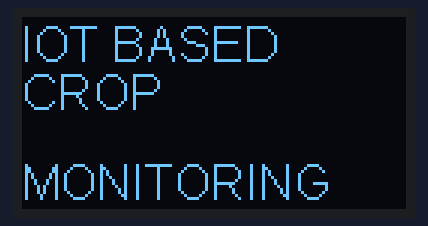
The sketch below on a simulated ESP32. On the bench: 128×64 one-colour display. WiFi joins after 1.5 s; servers stay silent unless stated; what the sketch prints to the serial monitor is not drawn.

Above: at 0.1 s.
At 6.6 s:
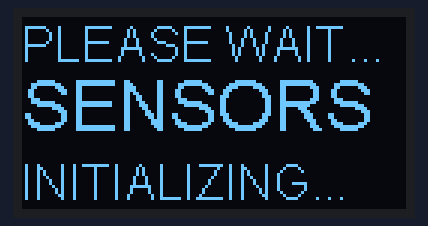
At 11.6 s:
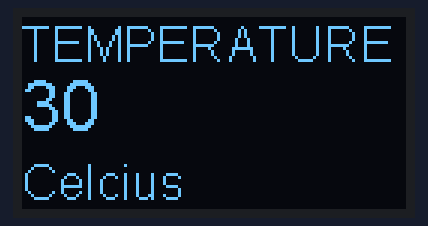
At 12.7 s:
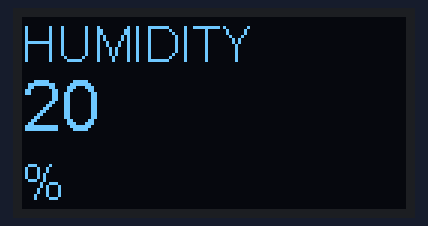
At 13.7 s:
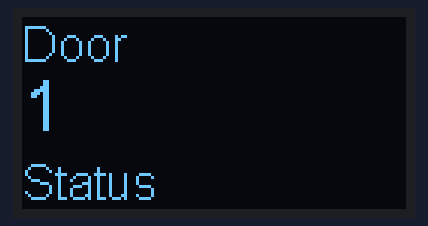

The sketch:

msg_on_oled.ino
```cpp
#include <WiFi.h>
#include <Wire.h>
#include "SSD1306Wire.h"        //Library for Oled Dispaly

//Wifi Connectivity code
#define WIFI_SSID "iot"
#define WIFI_PASSWORD "12345678"

SSD1306Wire  display(0x3c, 21, 22);      //(adderss , pinMode 1 , pinMode 2)
void setup() {
  Serial.begin(9600);
  display.init();
  display.flipScreenVertically();
  display.setFont(ArialMT_Plain_16);        //(font_style_fontsize)
  display.drawString(0, 0, "IOT BASED");    //(x-axis , y-axis , "Message")
  display.setFont(ArialMT_Plain_16);
  display.drawString(0, 16, "CROP");
  display.setFont(ArialMT_Plain_16);
  display.drawString(0, 46, "MONITORING");
  display.display();                          //only after this satement message will be displayed
  delay(5000);
  display.clear();                            //before new message you have clear the screen
  display.flipScreenVertically();
  display.setFont(ArialMT_Plain_16);
  display.drawString(0, 0, "Connecting");
  display.setFont(ArialMT_Plain_16);
  display.drawString(0, 16, "to ");
  display.setFont(ArialMT_Plain_16);
  display.drawString(0, 46, "Internet");
  display.display();
  WiFi.begin(WIFI_SSID, WIFI_PASSWORD);
  Serial.print("Connecting to Wi-Fi");
  while (WiFi.status() != WL_CONNECTED)
  {
    Serial.print(".");
    delay(300);
  }
  Serial.println();
  Serial.print("Connected with IP: ");
  Serial.println(WiFi.localIP());
  Serial.println();
    display.clear();
  display.flipScreenVertically();
  display.setFont(ArialMT_Plain_16);
  display.drawString(0, 0, "Connected");
  display.setFont(ArialMT_Plain_16);
  display.drawString(0, 16, "Success. ");
  display.setFont(ArialMT_Plain_16);
  display.drawString(0, 46, "========");
  display.display();


  display.clear();
  display.flipScreenVertically();
  display.setFont(ArialMT_Plain_16);
  display.drawString(0, 0, "PLEASE WAIT...");
  display.setFont(ArialMT_Plain_24);
  display.drawString(0, 16, "SENSORS");
  display.setFont(ArialMT_Plain_16);
  display.drawString(0, 46, "INITIALIZING...");
  display.display();
  delay(5000);

}

void loop() {
  int h = 20;
  int t = 30;
  int d = 1;

  display.clear();
  display.flipScreenVertically();
  display.setFont(ArialMT_Plain_16);
  display.drawString(0, 0, "TEMPERATURE");
  display.setFont(ArialMT_Plain_24);
  display.drawString(0, 16, String(t));
  display.setFont(ArialMT_Plain_16);
  display.drawString(0, 46, "Celcius");
  display.display();
  delay(1000);
  display.clear();
  display.flipScreenVertically();
  display.setFont(ArialMT_Plain_16);
  display.drawString(0, 0, "HUMIDITY");
  display.setFont(ArialMT_Plain_24);
  display.drawString(0, 16, String(h));
  display.setFont(ArialMT_Plain_16);
  display.drawString(0, 46, "%");
  display.display();
  delay(1000);

  display.clear();
  display.flipScreenVertically();
  display.setFont(ArialMT_Plain_16);
  display.drawString(0, 0, "Door");
  display.setFont(ArialMT_Plain_24);
  display.drawString(0, 16, String(d));
  display.setFont(ArialMT_Plain_16);
  display.drawString(0, 46, "Status");
  display.display();
  delay(1000);
}
```

Measured:
- by itself, everything shown: repeats every 3.0 s, in 3 steps
- what the display in image 1 shows lasts 5.0 s, from 6.6 s to 11.6 s
- what the display in image 2 shows lasts 1.0 s, from 11.6 s to 12.6 s
